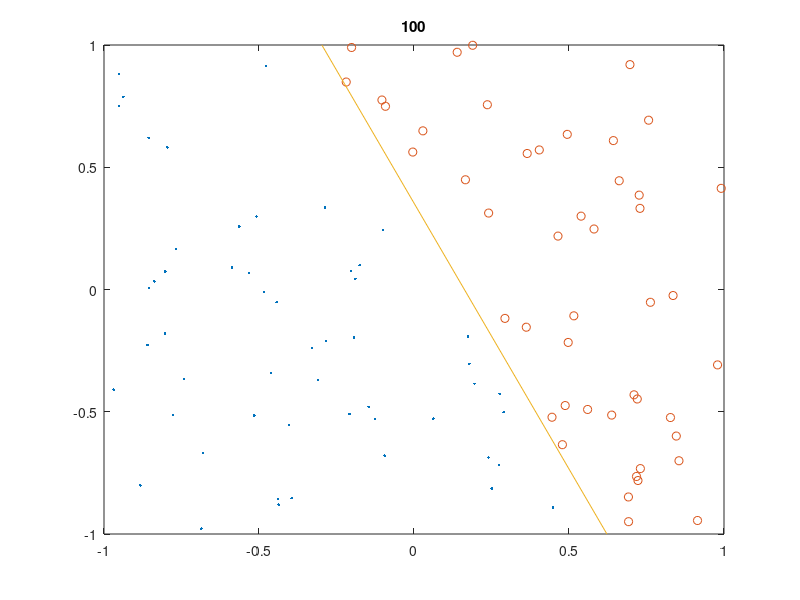

Write the MATLAB code that produced this figure.
%不用工具箱
%感知机
clear;clc;close
m=100;
p0=random('unif',-1,1,2,m);
t=(2*p0(1,:)+p0(2,:))<0.25;

eta=0.1
w0=[1,1];b0=[1];%初始化

w=[b0,w0];
p=[ones(1,m);p0];

plot(p0(1,t),p0(2,t),'.')
hold on
plot(p0(1,~t),p0(2,~t),'o')

plot_point_1=[-(w(1)+w(3))/w(2),1];
plot_point_2=[-(w(1)-w(3))/w(2),-1];
h=plot([plot_point_1(1),plot_point_2(1)],[plot_point_1(2),plot_point_2(2)]);
%%
k=0
while k<30
    for i=1:m
        y=(w*p(:,i)>=0);
        e=t(1,i)-y;
        w=w+eta*e*p(:,i)';
        %缺点是eta不递减

        plot_point_1=[-(w(1)+w(3))/w(2),1];
        plot_point_2=[-(w(1)-w(3))/w(2),-1];


        set(h,'xdata',[plot_point_1(1),plot_point_2(1)])
        set(h,'ydata',[plot_point_1(2),plot_point_2(2)])
        title(num2str(i))
        drawnow
        pause(0.1)
    end

    %下面是算法停止条件
    if k==30%条件1：超过最大迭代次数
        break
    end
    %条件2：误差已经很小
    %条件3：权重变化已经很小
    k=k+1;
end